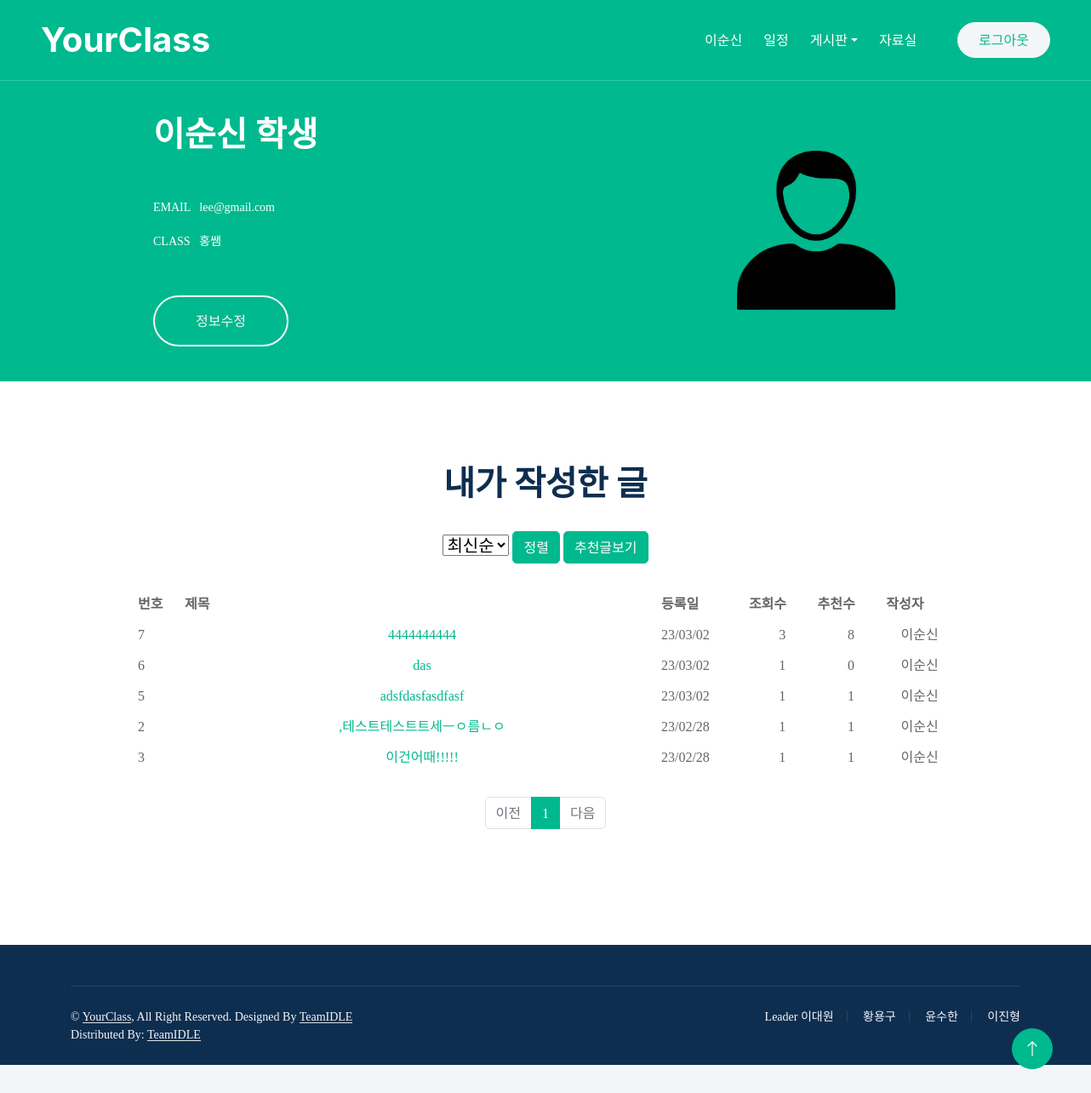
/YourClass/mypage/ (signed in), run on the app's committed database.
### YourClass/models.py (models this page shows)
class Member(models.Model):
    email = models.TextField(primary_key=True)
    name = models.CharField(max_length=30)
    password = models.CharField(max_length=30)
    rdate = models.DateTimeField(default=timezone.now())
    dept = models.CharField(max_length=10)
    fire = models.CharField(max_length=2)
    classnames = models.ForeignKey('ClassNames', on_delete=models.CASCADE)

class Post(models.Model):
    title = models.CharField(max_length=100)
    date = models.DateTimeField(default=timezone.now())
    category = models.ForeignKey(Categories, on_delete=models.CASCADE)
    author = models.ForeignKey(Member, on_delete=models.CASCADE)
    body = RichTextUploadingField()
    file = models.FileField(upload_to=get_file_path, null=True, blank=True, verbose_name='파일')
    filename = models.CharField(max_length=64, null=True, verbose_name='첨부파일명')
    viewcount = models.PositiveIntegerField(default=0)
    post_fix = models.BooleanField(default=False)
    post_like = models.PositiveIntegerField(default=0)

### YourClass/views/post_views.py (the view)
# urls.py: path('mypage/', views.mypage, name='mypage'),
def mypage(request):
    session = request.session.get('login_')
    if session:
        template = loader.get_template('mypage.html')
        member = Member.objects.get(email=session) # 기본context 네비게이션 이름
        categories = Categories.objects.values_list('Cat_name', flat=True) # 기본context 네비게이션바 드롭다운에 뜨게하기 위함
        tab_title = '내가 작성한 글'
        posts = Post.objects.select_related('author').all()
        posts = posts.filter(author_id=session)
        sort = request.GET.get('sort','')
        if sort == 'viewcount':
            posts =posts.order_by('-viewcount')
        elif sort == 'likes' :
            posts = posts.order_by('-post_like')
        else:
            posts = posts.order_by('-id')
        page = request.GET.get('page', '1')
        posts = posts.order_by('-date')
        paginator = Paginator(posts, 10)
        page_obj = paginator.get_page(page)
        for post in page_obj:
            post.commentCount = len(Comment.objects.filter(post_id=post.id))
        context = {
            'member' : member,
            'posts' : posts,
            'categories' : categories,
            'post_list': page_obj,
            'tab_title' : tab_title
        }
        return HttpResponse(template.render(context, request))
    else:
        template = loader.get_template('pleaselogin.html')
        return HttpResponse(template.render({}, request))

### YourClass/templates/mypage.html (shortened to what this page needs)
{% extends "base.html" %}
{% load static %}
{% block contents %}
            <div class="container-xxl bg-primary page-header" style="padding-top:1px; padding-bottom:5px">
        <div class="container-xxl bg-primary my-6 wow fadeInUp"  data-wow-delay="0.1s">
            <div class="container px-lg-5" style="margin-left:120px">
                <div class="row align-items-center" style="height: 250px;">
                    <div class="col-12 col-md-6">
                        <h1 class="text-white">{{member.name}}&nbsp;{{member.dept}}
                        </h1>
                        <p><br/></p>
                        <p><small class="text-white">EMAIL &nbsp;&nbsp;{{member.email}}</small></p>
                        <p><small class="text-white">CLASS &nbsp;&nbsp;{{member.classnames_id}}</small></p>
                    </div>
                    <div class="col-lg-6 text-center text-lg-start">
                        <div class="col-md-6 text-center mb-n5 d-none d-md-block">
                            <img class="img-fluid mt-5" style="max-height: 250px; margin-left: 120px" src="{% static 'img/user.png'%}">
                        </div>
                    </div>
                    <p>
                        <span>
                        <a href="{% url "editinfo" %}" class="btn btn-outline-light rounded-pill border-2 py-3 px-5 animated slideInRight">정보수정</a>&nbsp;&nbsp;
                        </span>
                    </p>
                </div>
            </div>
            </div>
        </div>
            <div>
                    <center>
                        <h1>
                            {{tab_title}}
                        </h1><br/>
                            <form method="GET" action="{% url 'mypage' %}">
                                <div class="col-4">
                                    <select name="sort" id="sort" style="font-size:20px;">
                                        <option value="recently" id="recently">최신순</option>
                                    </select>
                                    <button class="btn btn-primary" type="submit" value="" >정렬</button>
                                    {% if tab_title == '내가 추천한 글' %}
                                        <a class="btn btn-primary" href="{% url 'mypage' %}" role="button" style="font-size:1em">작성글보기</a>
                                    {% else %}
                                        <a class="btn btn-primary" href="{% url 'mypage_likes' %}" role="button" style="font-size:1em">추천글보기</a>
                                    {% endif %}
                                </div>
                        <table style="width:120vh; border-collapse: separate;
                        border-spacing: 0 10px;">
                            <tr>
                                <th align='center'>번호</th>
                                <th align='center' style="width:70vh">제목</th>
                                <th align='center'>등록일</th>
                                <th align='center'>조회수</th>
                                <th align='center'>추천수</th>
                                <th align='center'>작성자</th>
                            </tr><br/>
                            {% for data in post_list %}
                            <tr>
                                <td>{{data.id}}</td>
                                <td align='center'><a href="{% url 'detail' data.id %}">{{data.title|truncatechars:45}}
                                </a></td>
                                <td>{{data.date|date:"y/m/d"}}</td>
                                <td align='center'>{{data.viewcount}}</td>
                                <td align='center'>{{data.post_like}}</td>
                                <td align='center'>{{data.author.name}}</td>
                            </tr>
                            {% endfor %}
                        </table>
                        <br/>
                        <ul class="pagination justify-content-center">
                            {% if post_list.has_previous %}
                            <li class="page-item">
                                <a class="page-link" href="?page={{ post_list.previous_page_number }}">이전</a>
                            </li>
                            {% else %}
                            <li class="page-item disabled">
                                <a class="page-link" tabindex="-1" aria-disabled="true" href="#">이전</a>
                            </li>
                            {% endif %}
                            {% for page_number in post_list.paginator.page_range %}
                            {% if page_number == post_list.number %}
                            <li class="page-item active" aria-current="page">
                                <a class="page-link" href="?page={{ page_number }}">{{ page_number }}</a>
                            </li>
                            {% else %}
                            <li class="page-item">
                                <a class="page-link" href="?page={{ page_number }}">{{ page_number }}</a>
                            </li>
                            {% endif %}
                            {% endfor %}
                            {% if post_list.has_next %}
                            <li class="page-item">
                                <a class="page-link" href="?page={{ post_list.next_page_number }}">다음</a>
                            </li>
                            {% else %}
                            <li class="page-item disabled">
                                <a class="page-link" tabindex="-1" aria-disabled="true" href="#">다음</a>
                            </li>
                            {% endif %}
                        </ul>
                        <br/>
                    </form>
                    </center>
            </div>
{% endblock %}

### YourClass/templates/base.html (shortened to what this page needs)
<!DOCTYPE html>
{% load static %}
<html lang="en">
<head>
    <link rel="stylesheet" href="{% static 'ckeditor/ckeditor/plugins/codesnippet/lib/highlight/styles/default.css' %}" />
    <link href="https://cdnjs.cloudflare.com/ajax/libs/font-awesome/5.10.0/css/all.min.css" rel="stylesheet">
    <link href="https://cdn.jsdelivr.net/npm/bootstrap-icons@1.4.1/font/bootstrap-icons.css" rel="stylesheet">
    <link href="{% static 'lib/animate/animate.min.css'%}" rel="stylesheet">
    <link href="{% static 'lib/owlcarousel/assets/owl.carousel.min.css'%}" rel="stylesheet">
    <link href="{% static 'css/bootstrap.min.css'%}" rel="stylesheet">
    <link href="{% static 'css/style.css'%}" rel="stylesheet">
</head>
<body>
    <div class="container-xxl bg-white p-0">
        <div class="container-xxl position-relative p-0" style="margin-bottom: 50px">
            <nav class="navbar navbar-expand-lg navbar-light px-4 px-lg-5 py-3 py-lg-0">
                <a href="{% url "index" %}" class="navbar-brand p-0">
                    <h1 class="m-0">YourClass</h1>
                </a>
                <div class="collapse navbar-collapse" id="navbarCollapse">
                    <div class="navbar-nav ms-auto py-0">
					{% if request.session.login_ %}
                        <a href="{% url 'mypage' %}" class="nav-item nav-link">{{member.name}}</a>
					{% endif %}
                        <a href='{% url "calendar" %}' class="nav-item nav-link">일정</a>
                        <div class="nav-item dropdown">
                            <a href="{% url 'board1' %}" class="nav-link dropdown-toggle" data-bs-toggle="dropdown">게시판</a>
                        </div>
                        <a href="{% url 'board_category' '자료실' %}" class="nav-item nav-link">자료실</a>
                    </div>
                    {% if request.session.login_ %}
                        <a href="{% url 'logout' %}" class="btn btn-light rounded-pill text-primary py-2 px-4 ms-lg-5">로그아웃</a>
                    {% else %}
                        <a href="{% url 'login' %}" class="btn btn-light rounded-pill text-primary py-2 px-4 ms-lg-5">로그인</a>
                    {% endif %}
                </div>
            </nav>
        {% block contents %}{% endblock %}
        <div class="container-fluid bg-dark text-light footer pt-5 wow fadeIn" data-wow-delay="0.1s" style="margin-top: 6rem;">
            <div class="container">
                <div class="copyright">
                    <div class="row">
                        <div class="col-md-6 text-center text-md-start mb-3 mb-md-0">
                            &copy; <a class="border-bottom" href="#">YourClass</a>, All Right Reserved.
							Designed By <a class="border-bottom" href="https://htmlcodex.com">TeamIDLE</a>
                            <br>Distributed By: <a class="border-bottom" href="https://themewagon.com" target="_blank">TeamIDLE</a>
                        </div>
                        <div class="col-md-6 text-center text-md-end">
                            <div class="footer-menu">
                                <a href="">Leader 이대원</a>
                                <a href="">황용구</a>
                                <a href="">윤수한</a>
                                <a href="">이진형</a>
                            </div>
                        </div>
                    </div>
                </div>
            </div>
        </div>
        <a href="#" class="btn btn-lg btn-primary btn-lg-square back-to-top"><i class="bi bi-arrow-up"></i></a>
    </div>
</body>
</html>

### YourClass/static/css/style.css (style rules this page uses)
:root { --primary: #00B98E; --light: #F3F6F8; --dark: #0E2E50; }
.back-to-top { position: fixed; display: none; right: 45px; bottom: 45px; z-index: 99; }
.my-6 { margin-top: 6rem; margin-bottom: 6rem; }
* { font-family: "Font Awesome 5 Free"; }
.btn { font-weight: 500; transition: .5s; }
.btn.btn-primary, .btn.btn-outline-primary:hover { color: #FFFFFF; }
.btn-lg-square { width: 48px; height: 48px; }
.btn-square, .btn-sm-square, .btn-lg-square { padding: 0; display: flex; align-items: center; justify-content: center; font-weight: normal; border-radius: 50px; }
.navbar .navbar-nav .nav-link { position: relative; margin-left: 25px; padding: 35px 0; color: #FFFFFF; font-weight: 500; outline: none; transition: .5s; }
.navbar .navbar-brand h1 { color: #FFFFFF; }
@media (min-width: 992px) { .navbar { position: absolute; width: 100%; top: 0; left: 0; border-bottom: 1px solid rgba(256, 256, 256, .2); z-index: 999; } }
@media (min-width: 992px) { .navbar .navbar-nav .nav-link::before { position: absolute; content: ""; width: 100%; height: 2px; bottom: 10px; left: 0; background: #FFFFFF; opacity: 0; transition: .5s; } }
.page-header { margin-bottom: 6rem; padding: 12rem 0 6rem 0; }
.footer .copyright { padding: 25px 0; font-size: 14px; border-top: 1px solid rgba(256, 256, 256, .1); }
.footer .copyright a { color: var(--light); }
.footer .footer-menu a { margin-right: 15px; padding-right: 15px; border-right: 1px solid rgba(255, 255, 255, .1); }
.footer .footer-menu a:last-child { margin-right: 0; padding-right: 0; border-right: none; }

### data on the page
Member: name "이순신", dept "학생", email "lee@gmail.com", classnames_id "홍쌤"
Post: id "7", title "4444444444", date "23/03/02", viewcount "3", post_like "8", author.name "이순신"
Post: id "6", title "das", date "23/03/02", viewcount "1", post_like "0", author.name "이순신"
Post: id "5", title "adsfdasfasdfasf", date "23/03/02", viewcount "1", post_like "1", author.name "이순신"
Post: id "2", title ",테스트테스트트세ㅡㅇ름ㄴㅇ", date "23/02/28", viewcount "1", post_like "1", author.name "이순신"
Post: id "3", title "이건어때!!!!!", date "23/02/28", viewcount "1", post_like "1", author.name "이순신"

### other printed values
{{ tab_title }} "내가 작성한 글"
{{ page_number }} "1"
